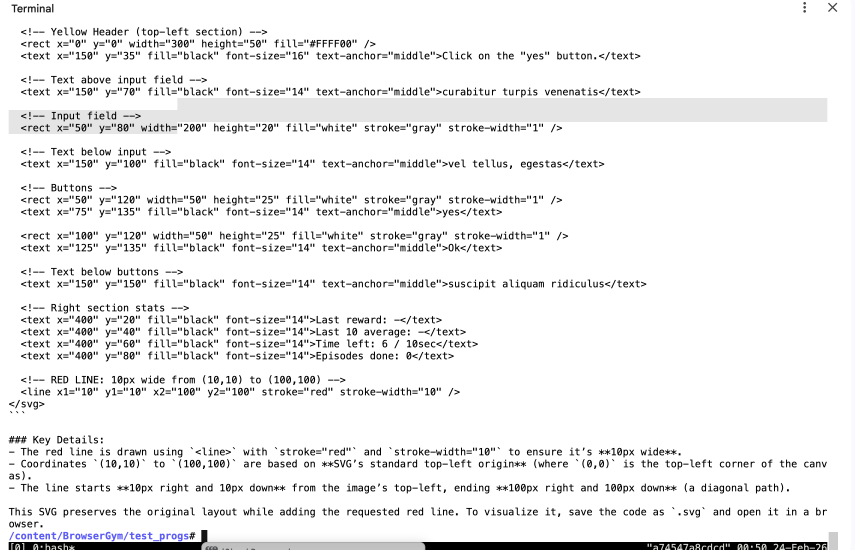
#> input picture test_progs/gwensvg.png, 2564 x 1648 px (shown at 1/3 size)
$ python -i video.py   (imports and definitions only)
#> lines starting #> are read from the running program, lines starting #| are printed output that depends on the picture
#> further down, picture is the input picture: shape (1648, 2564, 3); mean B, G, R 239.3, 239.1, 239.1
# src/obg/browser/vision.py
from __future__ import annotations

import base64
import io
import json
import math
import re
import time
from dataclasses import dataclass
from typing import Any, Dict, List, Optional, Tuple

import cv2
import numpy as np

from obg.llm.client import OllamaClient, LLMResponse


# -----------------------------
# Data structures
# -----------------------------

@dataclass
class BBox:
    """Pixel-space bbox: (x1,y1) top-left, (x2,y2) bottom-right."""
    x1: int
    y1: int
    x2: int
    y2: int
    label: str = ""
    score: Optional[float] = None

    # [8 lines left out: function clamp, not called in this run]

    def area(self) -> int:
        return max(0, self.x2 - self.x1) * max(0, self.y2 - self.y1)


@dataclass
class ScreenshotPrep:
    """Holds original + preprocessed images and resize mapping."""
    img_bgr: np.ndarray
    proc_bgr: np.ndarray
    scale_x: float
    scale_y: float


# -----------------------------
# Preprocessing
# -----------------------------

# [7 lines left out: function decode_png_bytes, not called in this run]


def preprocess_screenshot(
    img_bgr: np.ndarray,
    *,
    max_side: int = 1280,
    sharpen: bool = True,
    contrast: bool = True,
) -> ScreenshotPrep:
    """
    Resize (keeping aspect) to reduce token/image bandwidth to the LLM,
    and optionally apply light sharpening/contrast to help OCR-ish perception.
    Returns scale factors to map bbox coords back to original pixels.
    """
#> called with max_side = 1280, sharpen = True, contrast = True
    h, w = img_bgr.shape[:2]
#> h = 1648; w = 2564
    scale = min(1.0, max_side / max(h, w))
#> scale = 0.499
    new_w = max(1, int(round(w * scale)))
#> new_w = 1280
    new_h = max(1, int(round(h * scale)))
#> new_h = 823
    proc = cv2.resize(img_bgr, (new_w, new_h), interpolation=cv2.INTER_AREA)
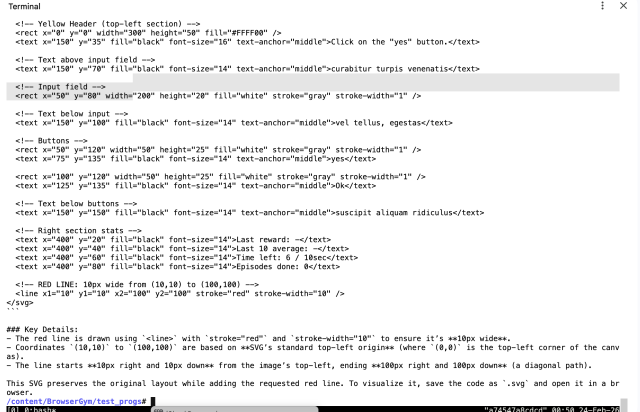
#> proc: shape (823, 1280, 3) (shown at 1/2 size); mean B, G, R 239.3, 239.1, 239.1

    if contrast:
        # CLAHE on L channel in LAB
        lab = cv2.cvtColor(proc, cv2.COLOR_BGR2LAB)
#> lab: shape (823, 1280, 3); mean of channels 0, 1, 2 239.6, 128, 127.9
        l, a, b = cv2.split(lab)
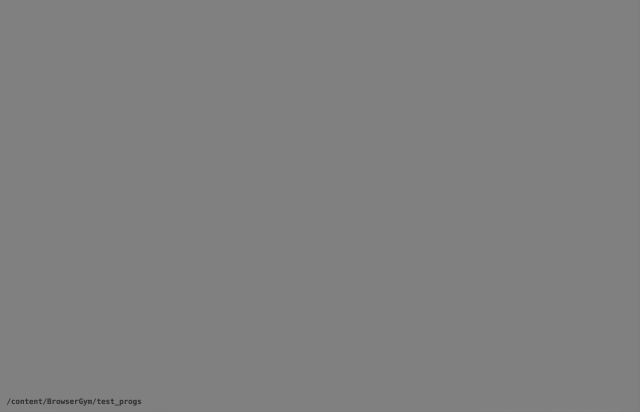
#> b: shape (823, 1280) (shown at 1/2 size); min 51, max 131, mean 127.9
        clahe = cv2.createCLAHE(clipLimit=2.0, tileGridSize=(8, 8))
        l2 = clahe.apply(l)
        proc = cv2.cvtColor(cv2.merge([l2, a, b]), cv2.COLOR_LAB2BGR)

    if sharpen:
        # unsharp mask
        blur = cv2.GaussianBlur(proc, (0, 0), sigmaX=1.0, sigmaY=1.0)
        proc = cv2.addWeighted(proc, 1.5, blur, -0.5, 0)

    return ScreenshotPrep(
        img_bgr=img_bgr,
        proc_bgr=proc,
        scale_x=(w / proc.shape[1]),
        scale_y=(h / proc.shape[0]),
    )


# [6 lines left out: function encode_png_base64, not called in this run]


# -----------------------------
# LLM prompt for boxes
# -----------------------------

VISION_BOX_SYSTEM = """\
You are a vision assistant for a web UI screenshot.
Return ONLY valid JSON.

Task:
- Given a GOAL and a screenshot, find the UI element(s) relevant to the goal.
- Output pixel-space bounding boxes in the image you received.

Bounding box format:
{
  "boxes": [
    {"label": "...", "x1": <int>, "y1": <int>, "x2": <int>, "y2": <int>, "score": <float 0..1 optional>}
  ]
}

Rules:
- Coordinates are pixels in the provided image (top-left origin).
- x1,y1 is top-left; x2,y2 is bottom-right.
- Use tight boxes around the clickable target.
- If unsure, output an empty list: {"boxes": []}
"""

# [276 lines left out: functions make_vision_box_user, parse_boxes_json, llm_find_boxes_on_screenshot, map_boxes_to_original, draw_boxes, iou and 3 more, not called in this run]

    # Example usage (in your BrowserGym loop)
#
# - screenshot_png_bytes: get from Playwright page.screenshot(type="png") OR from env wrapper if you already record frames
# - extra_element_properties: obs.get("extra_element_properties", [])
# - target_browsergym_id: the BID you believe is correct (e.g., from AXTree role=button "no")
#
# from obg.llm.client import OllamaClient
# from obg.browser.vision import locate_and_verify
#
# llm = OllamaClient(host="http://127.0.0.1:11434", model="qwen3-vl:latest")
# result = locate_and_verify(
#     llm,
#     goal=goal,
#     screenshot_png_bytes=png_bytes,
#     extra_element_properties=obs.get("extra_element_properties", []),
#     target_browsergym_id="13",
#     iou_threshold=0.3,
# )
# print(result["verification"])
# open("/tmp/annotated.png","wb").write(result["annotated_png"])

#	•	Coordinate convention: this assumes BrowserGym bbox is already in screenshot pixel coordinates. If your screenshot is scaled (deviceScaleFactor, viewport resizing), keep them consistent (best: screenshot at the same viewport scale as BrowserGym’s bbox).
#	•	If BrowserGym returns bbox in CSS pixels and your screenshot is device pixels, you’ll see IoU drift; fix by multiplying BrowserGym bbox by deviceScaleFactor.
#	•	extra_element_properties bbox keys vary; if your dict uses different keys, tell me one sample element and I’ll extend browsergym_bbox_from_extra_props() to match it.

>>> import cv2
>>> picture = cv2.imread('../../../../test_progs/gwensvg.png')
>>> result = preprocess_screenshot(picture)
